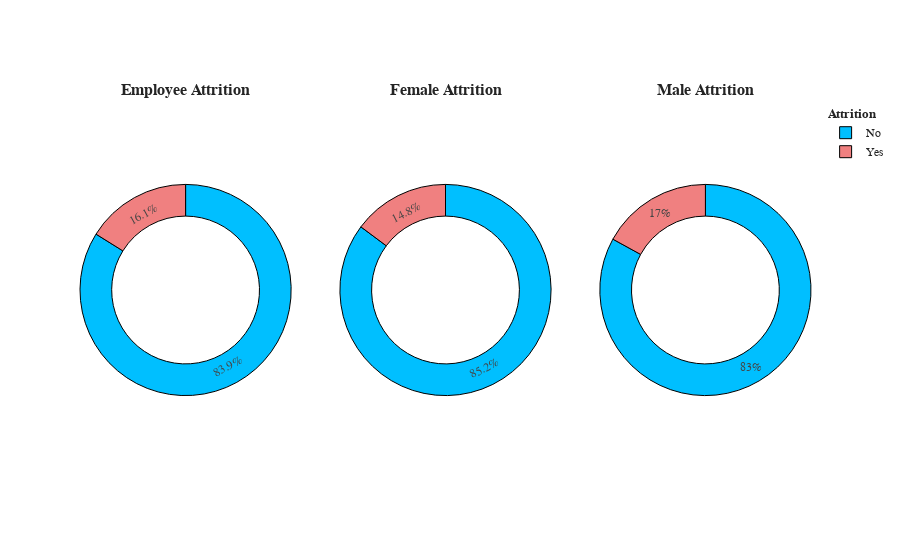

Notebook code cell kept with this figure:
### Markdown cell above
<a id='eag'></a>
<div style="color:white;
            display:fill;
            border-radius:15px;
            background-color:white;
            font-size:110%;
            font-family:Verdana;
            letter-spacing:1px">
    <h3 style='padding: 10px;
              color:black;
               border:green;
               border-width:2.5px;
               border-style:solid;
              font-family: cursive;
              text-align:center;'>
        Employee Attrition by Gender
    </h3>
    </div>
<br>
<a href='#top' style='text-decoration:none; font-family: cursive; '>Back to Top^</a><br>

### Code cell
att1=df.groupby('Attrition',as_index=False)['Age'].count()
att1['Count']=att1['Age']
att1.drop('Age',axis=1,inplace=True)
att2=df.groupby(['Gender','Attrition'],as_index=False)['Age'].count()
att2['Count']=att2['Age']
att2.drop('Age',axis=1,inplace=True)
fig=go.Figure()
fig=make_subplots(rows=1,cols=3)
fig = make_subplots(rows=1, cols=3, specs=[[{"type": "pie"}, {"type": "pie"}, {"type": "pie"}]],subplot_titles=('<b>Employee Attrition', '<b>Female Attrition','<b>Male Attrition'))



fig.add_trace(go.Pie(values=att1['Count'],labels=att1['Attrition'],hole=0.7,marker_colors=['DeepSkyBlue','LightCoral'],name='Employee Attrition',showlegend=False),row=1,col=1)
fig.add_trace(go.Pie(values=att2[(att2['Gender']=='Female')]['Count'],labels=att2[(att2['Gender']=='Female')]['Attrition'],hole=0.7,marker_colors=['DeepSkyBlue','LightCoral'],name='Female Attrition',showlegend=False),row=1,col=2)
fig.add_trace(go.Pie(values=att2[(att2['Gender']=='Male')]['Count'],labels=att2[(att2['Gender']=='Male')]['Attrition'],hole=0.7,marker_colors=['DeepSkyBlue','LightCoral'],name='Male Attrition',showlegend=True),row=1,col=3)
fig.update_layout(title_x=0,template='simple_white',showlegend=True,legend_title_text="<b style=\"font-size:90%;\">Attrition",title_text='<b style="color:black; font-size:120%;"></b>',font_family="Times New Roman",title_font_family="Times New Roman")
fig.update_traces(marker=dict(line=dict(color='#000000', width=1)))

### Figure 1 — Plotly figure (JSON) as saved in the notebook; plotly's stock layout.template omitted (floating-point values rounded to 4 significant figures)
{"data": [{"domain": {"x": [0.0, 0.2889], "y": [0.0, 1.0]}, "hole": 0.7, "labels": ["No", "Yes"], "marker": {"colors": ["DeepSkyBlue", "LightCoral"], "line": {"color": "#000000", "width": 1}}, "name": "Employee Attrition", "showlegend": false, "type": "pie", "values": [1233, 237]}, {"domain": {"x": [0.3556, 0.6444], "y": [0.0, 1.0]}, "hole": 0.7, "labels": ["No", "Yes"], "marker": {"colors": ["DeepSkyBlue", "LightCoral"], "line": {"color": "#000000", "width": 1}}, "name": "Female Attrition", "showlegend": false, "type": "pie", "values": [501, 87]}, {"domain": {"x": [0.7111, 1.0], "y": [0.0, 1.0]}, "hole": 0.7, "labels": ["No", "Yes"], "marker": {"colors": ["DeepSkyBlue", "LightCoral"], "line": {"color": "#000000", "width": 1}}, "name": "Male Attrition", "showlegend": true, "type": "pie", "values": [732, 150]}], "layout": {"annotations": [{"font": {"size": 16}, "showarrow": false, "text": "<b>Employee Attrition", "x": 0.1444, "xanchor": "center", "xref": "paper", "y": 1.0, "yanchor": "bottom", "yref": "paper"}, {"font": {"size": 16}, "showarrow": false, "text": "<b>Female Attrition", "x": 0.5, "xanchor": "center", "xref": "paper", "y": 1.0, "yanchor": "bottom", "yref": "paper"}, {"font": {"size": 16}, "showarrow": false, "text": "<b>Male Attrition", "x": 0.8556, "xanchor": "center", "xref": "paper", "y": 1.0, "yanchor": "bottom", "yref": "paper"}], "font": {"family": "Times New Roman"}, "legend": {"title": {"text": "<b style=\"font-size:90%;\">Attrition"}}, "showlegend": true, "title": {"font": {"family": "Times New Roman"}, "text": "<b style=\"color:black; font-size:120%;\"></b>", "x": 0}}}
